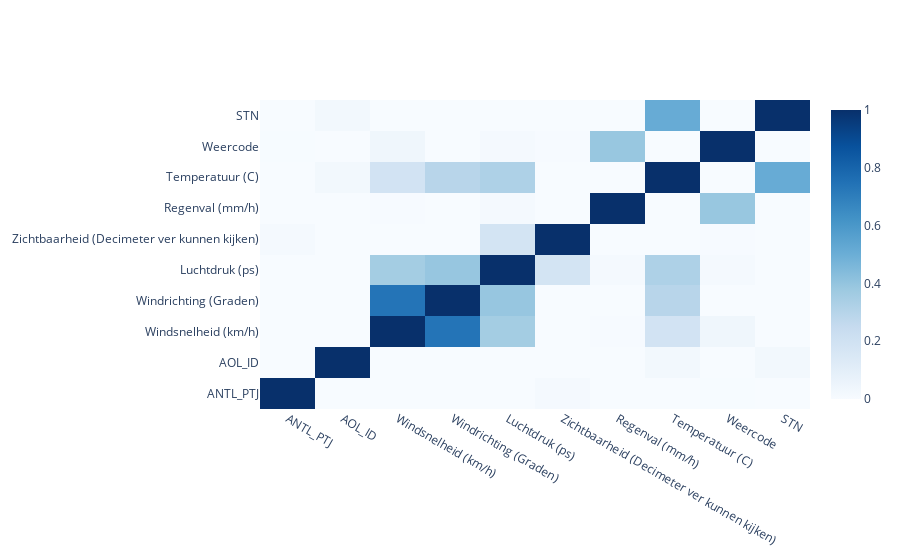

Notebook source saved alongside this figure:
### Code cell
# Selecteer de numerieke kolommen voor correlatieanalyse

numerical_columns = merged_gdf[['ANTL_PTJ', 'AOL_ID', 'Windsnelheid (km/h)','Windrichting (Graden)', 'Luchtdruk (ps)',
                     'Zichtbaarheid (Decimeter ver kunnen kijken)', 'Regenval (mm/h)','Temperatuur (C)', 'Weercode', 'STN']]


name = ['ANTL_PTJ', 'AOL_ID', 'Windsnelheid (km/h)','Windrichting (Graden)', 'Luchtdruk (ps)',
                     'Zichtbaarheid (Decimeter ver kunnen kijken)', 'Regenval (mm/h)','Temperatuur (C)', 'Weercode', 'STN']

# Bereken de correlatiematrix

correlation_matrix = numerical_columns.corr()


fig1 = go.Figure(data=go.Heatmap(

                   z=correlation_matrix.values,

                   x=name,

                   y=name,

                   colorscale='Blues',

                   zmin=0, zmax=1,
                   text=correlation_matrix.values, 
                   hoverongaps=True))
fig1

### Figure 1 — Plotly figure (JSON) as saved in the notebook; plotly's stock layout.template omitted (floating-point values rounded to 4 significant figures)
{"data": [{"colorscale": [[0, "rgb(247,251,255)"], [0.125, "rgb(222,235,247)"], [0.25, "rgb(198,219,239)"], [0.375, "rgb(158,202,225)"], [0.5, "rgb(107,174,214)"], [0.625, "rgb(66,146,198)"], [0.75, "rgb(33,113,181)"], [0.875, "rgb(8,81,156)"], [1, "rgb(8,48,107)"]], "hoverongaps": true, "text": [[1, -0.03835, -0.02189, -0.02179, -0.02095, 0.01558, 0.0001006, -0.01833, 0.002543, -0.004643], [-0.03835, 1, -0.003363, -0.001036, 0.002266, -0.02057, -0.001911, 0.02578, -0.002864, 0.02418], [-0.02189, -0.003363, 1, 0.7377, 0.3553, -0.08753, 0.00616, 0.1865, 0.0405, -0.2377], [-0.02179, -0.001036, 0.7377, 1, 0.3919, -0.02819, -0.009451, 0.2934, -0.0008147, -0.0808], [-0.02095, 0.002266, 0.3553, 0.3919, 1, 0.1809, 0.01442, 0.3242, 0.01705, -0.1122], [0.01558, -0.02057, -0.08753, -0.02819, 0.1809, 1, -0.01706, -0.1859, 0.007058, -0.2832], [0.0001006, -0.001911, 0.00616, -0.009451, 0.01442, -0.01706, 1, -0.01047, 0.3903, -0.01262], [-0.01833, 0.02578, 0.1865, 0.2934, 0.3242, -0.1859, -0.01047, 1, -0.04761, 0.5115], [0.002543, -0.002864, 0.0405, -0.0008147, 0.01705, 0.007058, 0.3903, -0.04761, 1, -0.02091], [-0.004643, 0.02418, -0.2377, -0.0808, -0.1122, -0.2832, -0.01262, 0.5115, -0.02091, 1]], "type": "heatmap", "x": ["ANTL_PTJ", "AOL_ID", "Windsnelheid (km/h)", "Windrichting (Graden)", "Luchtdruk (ps)", "Zichtbaarheid (Decimeter ver kunnen kijken)", "Regenval (mm/h)", "Temperatuur (C)", "Weercode", "STN"], "y": ["ANTL_PTJ", "AOL_ID", "Windsnelheid (km/h)", "Windrichting (Graden)", "Luchtdruk (ps)", "Zichtbaarheid (Decimeter ver kunnen kijken)", "Regenval (mm/h)", "Temperatuur (C)", "Weercode", "STN"], "z": [[1, -0.03835, -0.02189, -0.02179, -0.02095, 0.01558, 0.0001006, -0.01833, 0.002543, -0.004643], [-0.03835, 1, -0.003363, -0.001036, 0.002266, -0.02057, -0.001911, 0.02578, -0.002864, 0.02418], [-0.02189, -0.003363, 1, 0.7377, 0.3553, -0.08753, 0.00616, 0.1865, 0.0405, -0.2377], [-0.02179, -0.001036, 0.7377, 1, 0.3919, -0.02819, -0.009451, 0.2934, -0.0008147, -0.0808], [-0.02095, 0.002266, 0.3553, 0.3919, 1, 0.1809, 0.01442, 0.3242, 0.01705, -0.1122], [0.01558, -0.02057, -0.08753, -0.02819, 0.1809, 1, -0.01706, -0.1859, 0.007058, -0.2832], [0.0001006, -0.001911, 0.00616, -0.009451, 0.01442, -0.01706, 1, -0.01047, 0.3903, -0.01262], [-0.01833, 0.02578, 0.1865, 0.2934, 0.3242, -0.1859, -0.01047, 1, -0.04761, 0.5115], [0.002543, -0.002864, 0.0405, -0.0008147, 0.01705, 0.007058, 0.3903, -0.04761, 1, -0.02091], [-0.004643, 0.02418, -0.2377, -0.0808, -0.1122, -0.2832, -0.01262, 0.5115, -0.02091, 1]], "zmax": 1, "zmin": 0}], "layout": {}}
